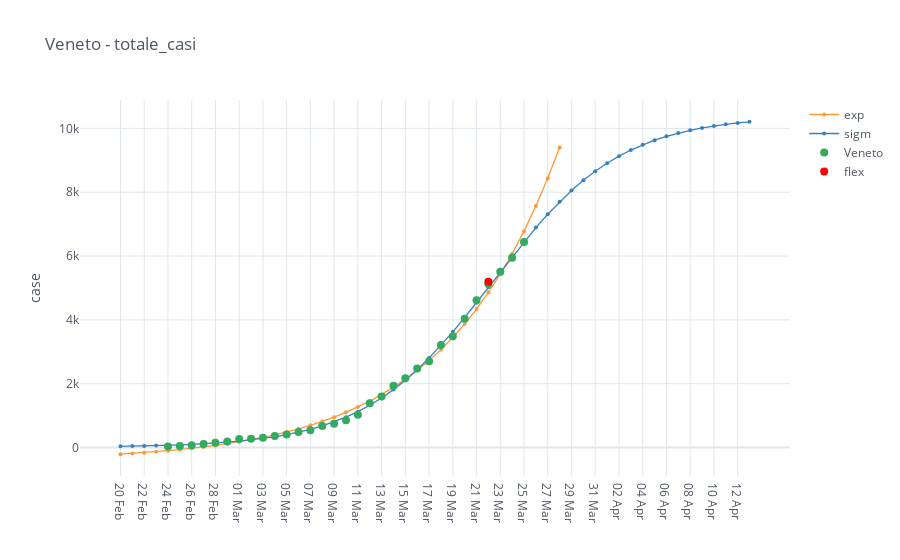

The code cell stored with this chart in its notebook:
### Code cell
category = 'totale_casi'
total_cases = io.italy_regions_filter_by_category(regions, category)

mpl.iplot_analysis_plot(total_cases, title=region+' - '+category, log_fitting=False)

### Figure 1 — Plotly figure (JSON) as saved in the notebook; plotly's stock layout.template omitted (floating-point values rounded to 4 significant figures)
{"data": [{"line": {"color": "rgba(255, 153, 51, 1.0)", "dash": "solid", "shape": "linear", "width": 1.3}, "marker": {"size": 4, "symbol": "circle"}, "mode": "lines+markers", "name": "exp", "text": "", "type": "scatter", "x": ["20 Feb", "21 Feb", "22 Feb", "23 Feb", "24 Feb", "25 Feb", "26 Feb", "27 Feb", "28 Feb", "29 Feb", "01 Mar", "02 Mar", "03 Mar", "04 Mar", "05 Mar", "06 Mar", "07 Mar", "08 Mar", "09 Mar", "10 Mar", "11 Mar", "12 Mar", "13 Mar", "14 Mar", "15 Mar", "16 Mar", "17 Mar", "18 Mar", "19 Mar", "20 Mar", "21 Mar", "22 Mar", "23 Mar", "24 Mar", "25 Mar", "26 Mar", "27 Mar", "28 Mar", "29 Mar", "30 Mar", "31 Mar", "01 Apr", "02 Apr", "03 Apr", "04 Apr", "05 Apr", "06 Apr", "07 Apr", "08 Apr", "09 Apr", "10 Apr", "11 Apr", "12 Apr", "13 Apr"], "y": [-210.6, -187.3, -161.5, -132.9, -101.2, -65.97, -26.93, 16.36, 64.38, 117.6, 176.7, 242.2, 314.9, 395.4, 484.8, 583.9, 693.8, 815.8, 951.0, 1101.0, 1267.0, 1452.0, 1656.0, 1883.0, 2135.0, 2414.0, 2723.0, 3067.0, 3448.0, 3870.0, 4338.0, 4858.0, 5434.0, 6073.0, 6781.0, 7567.0, 8439.0, 9406.0, "", "", "", "", "", "", "", "", "", "", "", "", "", "", "", ""]}, {"line": {"color": "rgba(55, 128, 191, 1.0)", "dash": "solid", "shape": "linear", "width": 1.3}, "marker": {"size": 4, "symbol": "circle"}, "mode": "lines+markers", "name": "sigm", "text": "", "type": "scatter", "x": ["20 Feb", "21 Feb", "22 Feb", "23 Feb", "24 Feb", "25 Feb", "26 Feb", "27 Feb", "28 Feb", "29 Feb", "01 Mar", "02 Mar", "03 Mar", "04 Mar", "05 Mar", "06 Mar", "07 Mar", "08 Mar", "09 Mar", "10 Mar", "11 Mar", "12 Mar", "13 Mar", "14 Mar", "15 Mar", "16 Mar", "17 Mar", "18 Mar", "19 Mar", "20 Mar", "21 Mar", "22 Mar", "23 Mar", "24 Mar", "25 Mar", "26 Mar", "27 Mar", "28 Mar", "29 Mar", "30 Mar", "31 Mar", "01 Apr", "02 Apr", "03 Apr", "04 Apr", "05 Apr", "06 Apr", "07 Apr", "08 Apr", "09 Apr", "10 Apr", "11 Apr", "12 Apr", "13 Apr"], "y": [36.5, 42.64, 50.02, 58.91, 69.59, 82.43, 97.85, 116.4, 138.6, 165.3, 197.2, 235.4, 281.0, 335.4, 400.2, 477.2, 568.4, 676.0, 802.6, 950.8, 1123.0, 1323.0, 1552.0, 1814.0, 2109.0, 2438.0, 2802.0, 3199.0, 3624.0, 4075.0, 4544.0, 5024.0, 5507.0, 5985.0, 6449.0, 6893.0, 7311.0, 7699.0, 8053.0, 8373.0, 8658.0, 8911.0, 9131.0, 9323.0, 9489.0, 9630.0, 9752.0, 9854.0, 9941.0, 10010.0, 10080.0, 10130.0, 10170.0, 10210.0]}, {"line": {"color": "rgba(50, 171, 96, 1.0)", "dash": "solid", "shape": "linear", "width": 1.3}, "marker": {"size": 8, "symbol": "circle"}, "mode": "markers", "name": "Veneto", "text": "", "type": "scatter", "x": ["20 Feb", "21 Feb", "22 Feb", "23 Feb", "24 Feb", "25 Feb", "26 Feb", "27 Feb", "28 Feb", "29 Feb", "01 Mar", "02 Mar", "03 Mar", "04 Mar", "05 Mar", "06 Mar", "07 Mar", "08 Mar", "09 Mar", "10 Mar", "11 Mar", "12 Mar", "13 Mar", "14 Mar", "15 Mar", "16 Mar", "17 Mar", "18 Mar", "19 Mar", "20 Mar", "21 Mar", "22 Mar", "23 Mar", "24 Mar", "25 Mar", "26 Mar", "27 Mar", "28 Mar", "29 Mar", "30 Mar", "31 Mar", "01 Apr", "02 Apr", "03 Apr", "04 Apr", "05 Apr", "06 Apr", "07 Apr", "08 Apr", "09 Apr", "10 Apr", "11 Apr", "12 Apr", "13 Apr"], "y": ["", "", "", "", 33.0, 43.0, 71.0, 111.0, 151.0, 191.0, 263.0, 273.0, 307.0, 360.0, 407.0, 488.0, 543.0, 670.0, 744.0, 856.0, 1023.0, 1384.0, 1595.0, 1937.0, 2172.0, 2473.0, 2704.0, 3214.0, 3484.0, 4031.0, 4617.0, 5122.0, 5505.0, 5948.0, 6442.0, "", "", "", "", "", "", "", "", "", "", "", "", "", "", "", "", "", "", ""]}, {"marker": {"color": "rgba(255, 0, 0, 125)", "size": 8}, "mode": "markers", "name": "flex", "type": "scatter", "x": ["22 Mar"], "y": [5198.0]}], "layout": {"legend": {"bgcolor": "#FFFFFF", "font": {"color": "#4D5663"}}, "paper_bgcolor": "#FFFFFF", "plot_bgcolor": "#FFFFFF", "title": {"font": {"color": "#4D5663"}, "text": "Veneto - totale_casi"}, "xaxis": {"gridcolor": "#E1E5ED", "showgrid": true, "tickfont": {"color": "#4D5663"}, "title": {"font": {"color": "#4D5663"}, "text": ""}, "zerolinecolor": "#E1E5ED"}, "yaxis": {"gridcolor": "#E1E5ED", "showgrid": true, "tickfont": {"color": "#4D5663"}, "title": {"font": {"color": "#4D5663"}, "text": "case"}, "zerolinecolor": "#E1E5ED"}}}
